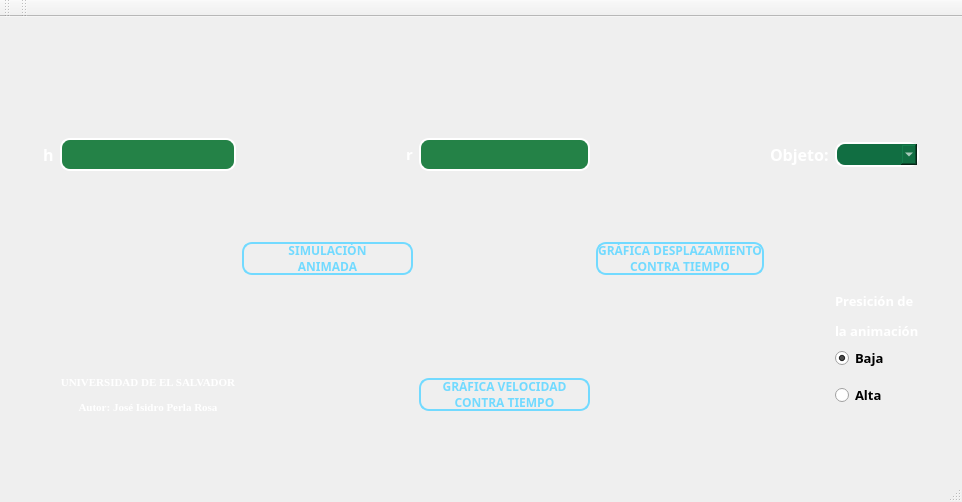
<?xml version="1.0" encoding="UTF-8"?>
<ui version="4.0">
 <class>MainWindow</class>
 <widget class="QMainWindow" name="MainWindow">
  <property name="geometry">
   <rect>
    <x>0</x>
    <y>0</y>
    <width>962</width>
    <height>502</height>
   </rect>
  </property>
  <property name="windowTitle">
   <string>SIMULACION MOVIMIENTO RECTILINEO UNIFORMEMENTE VARIADO</string>
  </property>
  <widget class="QWidget" name="centralWidget">
   <layout class="QVBoxLayout" name="verticalLayout">
    <item>
     <layout class="QGridLayout" name="gridLayout">
      <item row="2" column="6">
       <spacer name="horizontalSpacer_2">
        <property name="orientation">
         <enum>Qt::Horizontal</enum>
        </property>
        <property name="sizeHint" stdset="0">
         <size>
          <width>40</width>
          <height>20</height>
         </size>
        </property>
       </spacer>
      </item>
      <item row="2" column="4">
       <widget class="QLabel" name="label_2">
        <property name="font">
         <font>
          <family>Segoe Script</family>
          <pointsize>11</pointsize>
          <weight>50</weight>
          <bold>false</bold>
         </font>
        </property>
        <property name="text">
         <string>&lt;html&gt;&lt;head/&gt;&lt;body&gt;&lt;p&gt;&lt;span style=&quot; font-weight:600; color:#ffffff;&quot;&gt;r&lt;/span&gt;&lt;/p&gt;&lt;/body&gt;&lt;/html&gt;</string>
        </property>
       </widget>
      </item>
      <item row="2" column="3">
       <spacer name="horizontalSpacer">
        <property name="orientation">
         <enum>Qt::Horizontal</enum>
        </property>
        <property name="sizeHint" stdset="0">
         <size>
          <width>40</width>
          <height>20</height>
         </size>
        </property>
       </spacer>
      </item>
      <item row="2" column="5">
       <widget class="QLineEdit" name="txt_r">
        <property name="sizePolicy">
         <sizepolicy hsizetype="MinimumExpanding" vsizetype="MinimumExpanding">
          <horstretch>0</horstretch>
          <verstretch>0</verstretch>
         </sizepolicy>
        </property>
        <property name="minimumSize">
         <size>
          <width>0</width>
          <height>10</height>
         </size>
        </property>
        <property name="maximumSize">
         <size>
          <width>16777215</width>
          <height>33</height>
         </size>
        </property>
        <property name="styleSheet">
         <string notr="true">border-color: rgb(255, 255, 255);
border: 1px solid rgb(255, 255, 255);
background-color: rgb(36, 130, 71);
border-width: 2px;
color: rgb(255, 255, 255);
border-radius: 10px;</string>
        </property>
       </widget>
      </item>
      <item row="11" column="5">
       <spacer name="verticalSpacer">
        <property name="orientation">
         <enum>Qt::Vertical</enum>
        </property>
        <property name="sizeHint" stdset="0">
         <size>
          <width>20</width>
          <height>40</height>
         </size>
        </property>
       </spacer>
      </item>
      <item row="2" column="0">
       <spacer name="horizontalSpacer_4">
        <property name="orientation">
         <enum>Qt::Horizontal</enum>
        </property>
        <property name="sizeHint" stdset="0">
         <size>
          <width>40</width>
          <height>20</height>
         </size>
        </property>
       </spacer>
      </item>
      <item row="2" column="7">
       <widget class="QLabel" name="label_3">
        <property name="font">
         <font>
          <family>Segoe Script</family>
          <pointsize>12</pointsize>
          <weight>50</weight>
          <bold>false</bold>
         </font>
        </property>
        <property name="text">
         <string>&lt;html&gt;&lt;head/&gt;&lt;body&gt;&lt;p&gt;&lt;span style=&quot; font-weight:600; color:#ffffff;&quot;&gt;Objeto:&lt;/span&gt;&lt;/p&gt;&lt;/body&gt;&lt;/html&gt;</string>
        </property>
       </widget>
      </item>
      <item row="1" column="5">
       <spacer name="verticalSpacer_4">
        <property name="orientation">
         <enum>Qt::Vertical</enum>
        </property>
        <property name="sizeHint" stdset="0">
         <size>
          <width>20</width>
          <height>40</height>
         </size>
        </property>
       </spacer>
      </item>
      <item row="2" column="9">
       <spacer name="horizontalSpacer_3">
        <property name="orientation">
         <enum>Qt::Horizontal</enum>
        </property>
        <property name="sizeHint" stdset="0">
         <size>
          <width>40</width>
          <height>20</height>
         </size>
        </property>
       </spacer>
      </item>
      <item row="9" column="5">
       <widget class="QPushButton" name="pushButton_2">
        <property name="sizePolicy">
         <sizepolicy hsizetype="Minimum" vsizetype="MinimumExpanding">
          <horstretch>0</horstretch>
          <verstretch>0</verstretch>
         </sizepolicy>
        </property>
        <property name="minimumSize">
         <size>
          <width>171</width>
          <height>0</height>
         </size>
        </property>
        <property name="maximumSize">
         <size>
          <width>16777215</width>
          <height>33</height>
         </size>
        </property>
        <property name="font">
         <font>
          <family>Segoe Script</family>
          <weight>75</weight>
          <bold>true</bold>
         </font>
        </property>
        <property name="styleSheet">
         <string notr="true">border-color: rgb(114, 218, 255);
border: 1px solid rgb(114, 218, 255);
border-width: 2px;
color: rgb(114, 218, 255);
border-radius: 10px;
font-weight: bold;</string>
        </property>
        <property name="text">
         <string>GRÁFICA VELOCIDAD
CONTRA TIEMPO</string>
        </property>
       </widget>
      </item>
      <item row="2" column="8">
       <widget class="QComboBox" name="cb_objetos">
        <property name="sizePolicy">
         <sizepolicy hsizetype="MinimumExpanding" vsizetype="MinimumExpanding">
          <horstretch>0</horstretch>
          <verstretch>0</verstretch>
         </sizepolicy>
        </property>
        <property name="minimumSize">
         <size>
          <width>0</width>
          <height>0</height>
         </size>
        </property>
        <property name="maximumSize">
         <size>
          <width>16777215</width>
          <height>25</height>
         </size>
        </property>
        <property name="font">
         <font>
          <family>Segoe Script</family>
          <pointsize>10</pointsize>
         </font>
        </property>
        <property name="styleSheet">
         <string notr="true">border-color: rgb(255, 255, 255);
border: 1px solid rgb(255, 255, 255);
background-color: rgb(17, 110, 66);
border-width: 2px;
color: rgb(255, 255, 255);
border-radius: 10px;</string>
        </property>
       </widget>
      </item>
      <item row="9" column="8">
       <widget class="QRadioButton" name="radioButton_2">
        <property name="sizePolicy">
         <sizepolicy hsizetype="MinimumExpanding" vsizetype="Fixed">
          <horstretch>0</horstretch>
          <verstretch>0</verstretch>
         </sizepolicy>
        </property>
        <property name="font">
         <font>
          <family>Segoe Script</family>
          <pointsize>10</pointsize>
          <weight>75</weight>
          <bold>true</bold>
         </font>
        </property>
        <property name="styleSheet">
         <string notr="true">font-weight: bold;</string>
        </property>
        <property name="text">
         <string>Alta</string>
        </property>
       </widget>
      </item>
      <item row="6" column="8">
       <widget class="QRadioButton" name="radioButton">
        <property name="sizePolicy">
         <sizepolicy hsizetype="MinimumExpanding" vsizetype="Fixed">
          <horstretch>0</horstretch>
          <verstretch>0</verstretch>
         </sizepolicy>
        </property>
        <property name="font">
         <font>
          <family>Segoe Script</family>
          <pointsize>10</pointsize>
          <weight>75</weight>
          <bold>true</bold>
         </font>
        </property>
        <property name="styleSheet">
         <string notr="true">font-weight: bold;</string>
        </property>
        <property name="text">
         <string>Baja</string>
        </property>
        <property name="checked">
         <bool>true</bool>
        </property>
       </widget>
      </item>
      <item row="3" column="5">
       <spacer name="verticalSpacer_3">
        <property name="orientation">
         <enum>Qt::Vertical</enum>
        </property>
        <property name="sizeHint" stdset="0">
         <size>
          <width>20</width>
          <height>40</height>
         </size>
        </property>
       </spacer>
      </item>
      <item row="4" column="6">
       <widget class="QPushButton" name="pushButton">
        <property name="sizePolicy">
         <sizepolicy hsizetype="MinimumExpanding" vsizetype="MinimumExpanding">
          <horstretch>0</horstretch>
          <verstretch>0</verstretch>
         </sizepolicy>
        </property>
        <property name="maximumSize">
         <size>
          <width>16777215</width>
          <height>33</height>
         </size>
        </property>
        <property name="font">
         <font>
          <family>Segoe Script</family>
          <weight>75</weight>
          <bold>true</bold>
         </font>
        </property>
        <property name="styleSheet">
         <string notr="true">border-color: rgb(114, 218, 255);
border: 1px solid rgb(114, 218, 255);
border-width: 2px;
color: rgb(114, 218, 255);
border-radius: 10px;
font-weight: bold;</string>
        </property>
        <property name="text">
         <string>GRÁFICA DESPLAZAMIENTO
CONTRA TIEMPO</string>
        </property>
       </widget>
      </item>
      <item row="2" column="2">
       <widget class="QLineEdit" name="txt_h">
        <property name="sizePolicy">
         <sizepolicy hsizetype="MinimumExpanding" vsizetype="MinimumExpanding">
          <horstretch>0</horstretch>
          <verstretch>0</verstretch>
         </sizepolicy>
        </property>
        <property name="minimumSize">
         <size>
          <width>0</width>
          <height>10</height>
         </size>
        </property>
        <property name="maximumSize">
         <size>
          <width>16777215</width>
          <height>33</height>
         </size>
        </property>
        <property name="styleSheet">
         <string notr="true">border-color: rgb(255, 255, 255);
border: 1px solid rgb(255, 255, 255);
background-color: rgb(36, 130, 71);
border-width: 2px;
color: rgb(255, 255, 255);
border-radius: 10px;</string>
        </property>
       </widget>
      </item>
      <item row="4" column="3" colspan="2">
       <widget class="QPushButton" name="btn_calcular">
        <property name="sizePolicy">
         <sizepolicy hsizetype="MinimumExpanding" vsizetype="MinimumExpanding">
          <horstretch>0</horstretch>
          <verstretch>0</verstretch>
         </sizepolicy>
        </property>
        <property name="minimumSize">
         <size>
          <width>171</width>
          <height>0</height>
         </size>
        </property>
        <property name="maximumSize">
         <size>
          <width>16777215</width>
          <height>33</height>
         </size>
        </property>
        <property name="font">
         <font>
          <family>Segoe Script</family>
          <weight>75</weight>
          <bold>true</bold>
         </font>
        </property>
        <property name="styleSheet">
         <string notr="true">border-color: rgb(114, 218, 255);
border: 1px solid rgb(114, 218, 255);
border-width: 2px;
color: rgb(114, 218, 255);
border-radius: 10px;
font-weight: bold;</string>
        </property>
        <property name="text">
         <string>SIMULACIÓN
ANIMADA</string>
        </property>
       </widget>
      </item>
      <item row="0" column="5">
       <spacer name="verticalSpacer_2">
        <property name="orientation">
         <enum>Qt::Vertical</enum>
        </property>
        <property name="sizeHint" stdset="0">
         <size>
          <width>20</width>
          <height>40</height>
         </size>
        </property>
       </spacer>
      </item>
      <item row="5" column="8">
       <widget class="QLabel" name="label_4">
        <property name="font">
         <font>
          <family>Segoe Script</family>
          <pointsize>10</pointsize>
         </font>
        </property>
        <property name="text">
         <string>&lt;html&gt;&lt;head/&gt;&lt;body&gt;&lt;p&gt;&lt;span style=&quot; font-weight:600; color:#ffffff;&quot;&gt;Presición de&lt;/span&gt;&lt;/p&gt;&lt;p&gt;&lt;span style=&quot; font-weight:600; color:#ffffff;&quot;&gt;la animación&lt;/span&gt;&lt;/p&gt;&lt;/body&gt;&lt;/html&gt;</string>
        </property>
       </widget>
      </item>
      <item row="2" column="1">
       <widget class="QLabel" name="label">
        <property name="font">
         <font>
          <family>Segoe Script</family>
          <pointsize>12</pointsize>
          <weight>50</weight>
          <bold>false</bold>
         </font>
        </property>
        <property name="text">
         <string>&lt;html&gt;&lt;head/&gt;&lt;body&gt;&lt;p&gt;&lt;span style=&quot; font-weight:600; color:#ffffff;&quot;&gt;h&lt;/span&gt;&lt;/p&gt;&lt;/body&gt;&lt;/html&gt;</string>
        </property>
       </widget>
      </item>
      <item row="4" column="5">
       <spacer name="verticalSpacer_5">
        <property name="orientation">
         <enum>Qt::Vertical</enum>
        </property>
        <property name="sizeHint" stdset="0">
         <size>
          <width>20</width>
          <height>40</height>
         </size>
        </property>
       </spacer>
      </item>
      <item row="9" column="2">
       <widget class="QLabel" name="label_5">
        <property name="sizePolicy">
         <sizepolicy hsizetype="MinimumExpanding" vsizetype="Preferred">
          <horstretch>0</horstretch>
          <verstretch>0</verstretch>
         </sizepolicy>
        </property>
        <property name="font">
         <font>
          <family>Times New Roman</family>
          <pointsize>8</pointsize>
          <weight>75</weight>
          <bold>true</bold>
         </font>
        </property>
        <property name="text">
         <string>&lt;html&gt;&lt;head/&gt;&lt;body&gt;&lt;p align=&quot;center&quot;&gt;&lt;span style=&quot; font-weight:600; color:#ffffff;&quot;&gt;UNIVERSIDAD DE EL SALVADOR&lt;/span&gt;&lt;/p&gt;&lt;p align=&quot;center&quot;&gt;&lt;span style=&quot; font-weight:600; color:#ffffff;&quot;&gt;Autor: José Isidro Perla Rosa&lt;/span&gt;&lt;/p&gt;&lt;/body&gt;&lt;/html&gt;</string>
        </property>
       </widget>
      </item>
     </layout>
    </item>
   </layout>
  </widget>
  <widget class="QMenuBar" name="menuBar">
   <property name="geometry">
    <rect>
     <x>0</x>
     <y>0</y>
     <width>962</width>
     <height>21</height>
    </rect>
   </property>
  </widget>
  <widget class="QToolBar" name="mainToolBar">
   <attribute name="toolBarArea">
    <enum>TopToolBarArea</enum>
   </attribute>
   <attribute name="toolBarBreak">
    <bool>false</bool>
   </attribute>
  </widget>
  <widget class="QStatusBar" name="statusBar"/>
  <widget class="QToolBar" name="toolBar">
   <property name="windowTitle">
    <string>toolBar</string>
   </property>
   <attribute name="toolBarArea">
    <enum>TopToolBarArea</enum>
   </attribute>
   <attribute name="toolBarBreak">
    <bool>false</bool>
   </attribute>
  </widget>
 </widget>
 <layoutdefault spacing="6" margin="11"/>
 <resources/>
 <connections/>
</ui>
